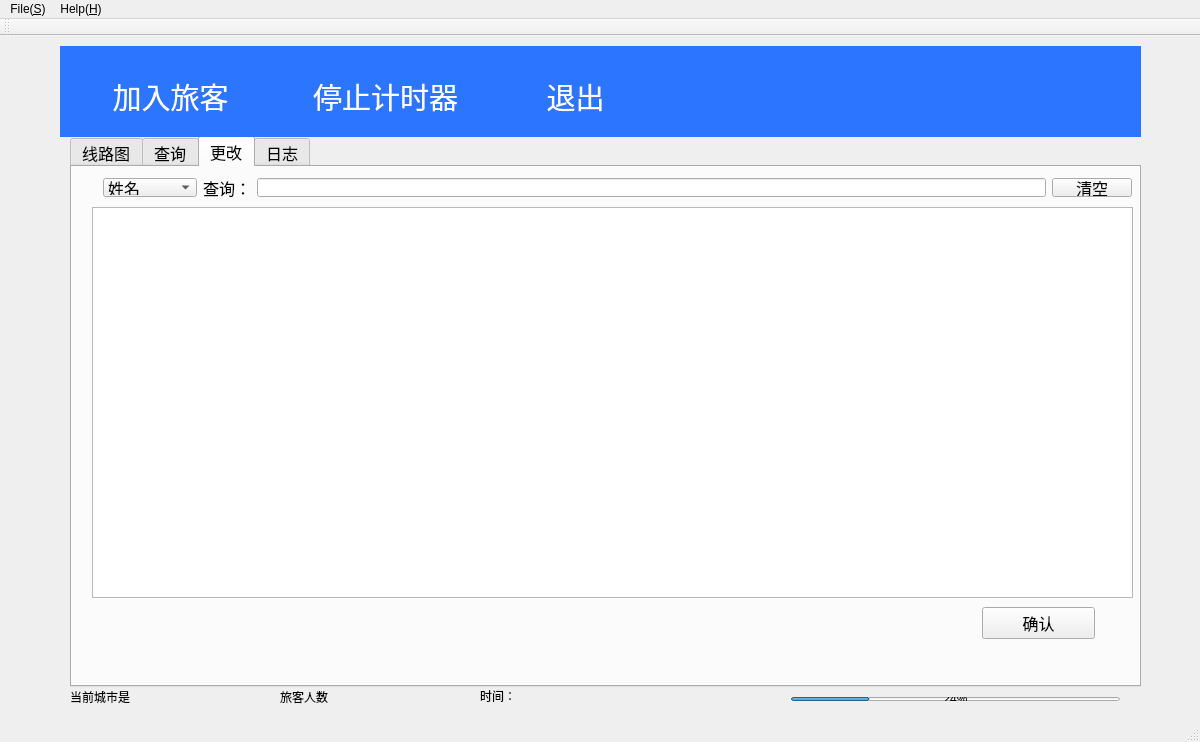
<?xml version="1.0" encoding="UTF-8"?>
<ui version="4.0">
 <class>MainWindow</class>
 <widget class="QMainWindow" name="MainWindow">
  <property name="geometry">
   <rect>
    <x>0</x>
    <y>0</y>
    <width>1200</width>
    <height>742</height>
   </rect>
  </property>
  <property name="windowTitle">
   <string>MainWindow</string>
  </property>
  <property name="styleSheet">
   <string notr="true"/>
  </property>
  <widget class="QWidget" name="centralWidget">
   <widget class="QPushButton" name="AddTraveler">
    <property name="geometry">
     <rect>
      <x>80</x>
      <y>30</y>
      <width>181</width>
      <height>61</height>
     </rect>
    </property>
    <property name="font">
     <font>
      <family>黑体</family>
      <pointsize>22</pointsize>
      <weight>9</weight>
      <italic>false</italic>
      <bold>false</bold>
     </font>
    </property>
    <property name="whatsThis">
     <string>&lt;html&gt;&lt;head/&gt;&lt;body&gt;&lt;p&gt;添加旅客模拟旅行&lt;/p&gt;&lt;/body&gt;&lt;/html&gt;</string>
    </property>
    <property name="styleSheet">
     <string notr="true">color: rgb(255, 255, 255);
font: 75 22pt &quot;黑体&quot;;</string>
    </property>
    <property name="text">
     <string>加入旅客</string>
    </property>
    <property name="icon">
     <iconset resource="image.qrc">
      <normaloff>:/icon/icon/add.png</normaloff>:/icon/icon/add.png</iconset>
    </property>
    <property name="iconSize">
     <size>
      <width>40</width>
      <height>40</height>
     </size>
    </property>
    <property name="flat">
     <bool>true</bool>
    </property>
   </widget>
   <widget class="QPushButton" name="Quit">
    <property name="geometry">
     <rect>
      <x>480</x>
      <y>30</y>
      <width>191</width>
      <height>61</height>
     </rect>
    </property>
    <property name="font">
     <font>
      <family>黑体</family>
      <pointsize>22</pointsize>
      <weight>9</weight>
      <italic>false</italic>
      <bold>false</bold>
     </font>
    </property>
    <property name="whatsThis">
     <string>&lt;html&gt;&lt;head/&gt;&lt;body&gt;&lt;p&gt;退出程序&lt;/p&gt;&lt;/body&gt;&lt;/html&gt;</string>
    </property>
    <property name="styleSheet">
     <string notr="true">color: rgb(255, 255, 255);
font: 75 22pt &quot;黑体&quot;;</string>
    </property>
    <property name="text">
     <string>退出</string>
    </property>
    <property name="icon">
     <iconset resource="image.qrc">
      <normaloff>:/icon/icon/exit.png</normaloff>:/icon/icon/exit.png</iconset>
    </property>
    <property name="iconSize">
     <size>
      <width>32</width>
      <height>32</height>
     </size>
    </property>
    <property name="flat">
     <bool>true</bool>
    </property>
   </widget>
   <widget class="QPushButton" name="TimerControl">
    <property name="geometry">
     <rect>
      <x>270</x>
      <y>30</y>
      <width>231</width>
      <height>61</height>
     </rect>
    </property>
    <property name="font">
     <font>
      <family>黑体</family>
      <pointsize>22</pointsize>
      <weight>9</weight>
      <italic>false</italic>
      <bold>false</bold>
     </font>
    </property>
    <property name="whatsThis">
     <string>&lt;html&gt;&lt;head/&gt;&lt;body&gt;&lt;p&gt;停止下方计时器&lt;/p&gt;&lt;/body&gt;&lt;/html&gt;</string>
    </property>
    <property name="styleSheet">
     <string notr="true">color: rgb(255, 255, 255);
font: 75 22pt &quot;黑体&quot;;</string>
    </property>
    <property name="text">
     <string>停止计时器</string>
    </property>
    <property name="icon">
     <iconset resource="image.qrc">
      <normaloff>:/icon/icon/stop.png</normaloff>:/icon/icon/stop.png</iconset>
    </property>
    <property name="iconSize">
     <size>
      <width>32</width>
      <height>32</height>
     </size>
    </property>
    <property name="flat">
     <bool>true</bool>
    </property>
   </widget>
   <widget class="QTabWidget" name="tabWidget">
    <property name="geometry">
     <rect>
      <x>70</x>
      <y>100</y>
      <width>1071</width>
      <height>551</height>
     </rect>
    </property>
    <property name="font">
     <font>
      <family>MS Shell Dlg 2</family>
      <pointsize>12</pointsize>
      <weight>50</weight>
      <italic>false</italic>
      <bold>false</bold>
     </font>
    </property>
    <property name="toolTip">
     <string>&lt;html&gt;&lt;head/&gt;&lt;body&gt;&lt;p&gt;查询&lt;/p&gt;&lt;/body&gt;&lt;/html&gt;</string>
    </property>
    <property name="whatsThis">
     <string>&lt;html&gt;&lt;head/&gt;&lt;body&gt;&lt;p&gt;&lt;br/&gt;&lt;/p&gt;&lt;/body&gt;&lt;/html&gt;</string>
    </property>
    <property name="styleSheet">
     <string notr="true">font: 11pt &quot;ADMUI3Lg&quot;;
font: 12pt &quot;MS Shell Dlg 2&quot;;</string>
    </property>
    <property name="tabShape">
     <enum>QTabWidget::Rounded</enum>
    </property>
    <property name="currentIndex">
     <number>2</number>
    </property>
    <property name="iconSize">
     <size>
      <width>40</width>
      <height>40</height>
     </size>
    </property>
    <widget class="QWidget" name="diagram">
     <property name="minimumSize">
      <size>
       <width>635</width>
       <height>392</height>
      </size>
     </property>
     <attribute name="icon">
      <iconset resource="image.qrc">
       <normaloff>:/icon/icon/map.png</normaloff>:/icon/icon/map.png</iconset>
     </attribute>
     <attribute name="title">
      <string>线路图</string>
     </attribute>
     <widget class="QFrame" name="frame">
      <property name="geometry">
       <rect>
        <x>10</x>
        <y>10</y>
        <width>1031</width>
        <height>471</height>
       </rect>
      </property>
      <property name="styleSheet">
       <string notr="true">background-image: url(:/image/image/route.png);</string>
      </property>
      <property name="frameShape">
       <enum>QFrame::StyledPanel</enum>
      </property>
      <property name="frameShadow">
       <enum>QFrame::Raised</enum>
      </property>
      <widget class="QPushButton" name="Xianggelila">
       <property name="geometry">
        <rect>
         <x>384</x>
         <y>352</y>
         <width>91</width>
         <height>41</height>
        </rect>
       </property>
       <property name="styleSheet">
        <string notr="true">background:transparent;
</string>
       </property>
       <property name="text">
        <string>香格里拉</string>
       </property>
       <property name="flat">
        <bool>true</bool>
       </property>
      </widget>
      <widget class="QPushButton" name="Lijiang">
       <property name="geometry">
        <rect>
         <x>360</x>
         <y>390</y>
         <width>75</width>
         <height>31</height>
        </rect>
       </property>
       <property name="styleSheet">
        <string notr="true">background:transparent;
</string>
       </property>
       <property name="text">
        <string>丽江</string>
       </property>
       <property name="flat">
        <bool>true</bool>
       </property>
      </widget>
      <widget class="QPushButton" name="Erhai">
       <property name="geometry">
        <rect>
         <x>390</x>
         <y>420</y>
         <width>61</width>
         <height>23</height>
        </rect>
       </property>
       <property name="styleSheet">
        <string notr="true">background:transparent;
</string>
       </property>
       <property name="text">
        <string>洱海</string>
       </property>
       <property name="flat">
        <bool>true</bool>
       </property>
      </widget>
      <widget class="QPushButton" name="Dali">
       <property name="geometry">
        <rect>
         <x>450</x>
         <y>440</y>
         <width>75</width>
         <height>31</height>
        </rect>
       </property>
       <property name="styleSheet">
        <string notr="true">background:transparent;
</string>
       </property>
       <property name="text">
        <string>大理</string>
       </property>
       <property name="flat">
        <bool>true</bool>
       </property>
      </widget>
      <widget class="QPushButton" name="Xishuangbanna">
       <property name="geometry">
        <rect>
         <x>520</x>
         <y>412</y>
         <width>101</width>
         <height>31</height>
        </rect>
       </property>
       <property name="styleSheet">
        <string notr="true">background:transparent;
</string>
       </property>
       <property name="text">
        <string>西双版纳</string>
       </property>
       <property name="flat">
        <bool>true</bool>
       </property>
      </widget>
      <widget class="QPushButton" name="Kunming">
       <property name="geometry">
        <rect>
         <x>500</x>
         <y>372</y>
         <width>101</width>
         <height>31</height>
        </rect>
       </property>
       <property name="styleSheet">
        <string notr="true">background:transparent;
</string>
       </property>
       <property name="text">
        <string>昆明</string>
       </property>
       <property name="flat">
        <bool>true</bool>
       </property>
      </widget>
      <widget class="QPushButton" name="Panzhihua">
       <property name="geometry">
        <rect>
         <x>460</x>
         <y>302</y>
         <width>75</width>
         <height>31</height>
        </rect>
       </property>
       <property name="styleSheet">
        <string notr="true">background:transparent;
</string>
       </property>
       <property name="text">
        <string>攀枝花</string>
       </property>
       <property name="flat">
        <bool>true</bool>
       </property>
      </widget>
      <widget class="QPushButton" name="Baotou">
       <property name="geometry">
        <rect>
         <x>530</x>
         <y>182</y>
         <width>75</width>
         <height>31</height>
        </rect>
       </property>
       <property name="styleSheet">
        <string notr="true">background:transparent;
</string>
       </property>
       <property name="text">
        <string>包头</string>
       </property>
       <property name="flat">
        <bool>true</bool>
       </property>
      </widget>
      <widget class="QPushButton" name="Huhehaote">
       <property name="geometry">
        <rect>
         <x>600</x>
         <y>170</y>
         <width>91</width>
         <height>31</height>
        </rect>
       </property>
       <property name="styleSheet">
        <string notr="true">background:transparent;
</string>
       </property>
       <property name="text">
        <string>呼和浩特</string>
       </property>
       <property name="flat">
        <bool>true</bool>
       </property>
      </widget>
      <widget class="QPushButton" name="Chongqing">
       <property name="geometry">
        <rect>
         <x>560</x>
         <y>300</y>
         <width>75</width>
         <height>31</height>
        </rect>
       </property>
       <property name="styleSheet">
        <string notr="true">background:transparent;
</string>
       </property>
       <property name="text">
        <string>重庆</string>
       </property>
       <property name="flat">
        <bool>true</bool>
       </property>
      </widget>
      <widget class="QPushButton" name="Taiyuan">
       <property name="geometry">
        <rect>
         <x>600</x>
         <y>240</y>
         <width>75</width>
         <height>31</height>
        </rect>
       </property>
       <property name="styleSheet">
        <string notr="true">background:transparent;
</string>
       </property>
       <property name="text">
        <string>太原</string>
       </property>
       <property name="flat">
        <bool>true</bool>
       </property>
      </widget>
      <widget class="QPushButton" name="Tongliao">
       <property name="geometry">
        <rect>
         <x>750</x>
         <y>122</y>
         <width>75</width>
         <height>31</height>
        </rect>
       </property>
       <property name="styleSheet">
        <string notr="true">background:transparent;
</string>
       </property>
       <property name="text">
        <string>通辽</string>
       </property>
       <property name="flat">
        <bool>true</bool>
       </property>
      </widget>
      <widget class="QPushButton" name="Beijing">
       <property name="geometry">
        <rect>
         <x>700</x>
         <y>190</y>
         <width>75</width>
         <height>23</height>
        </rect>
       </property>
       <property name="styleSheet">
        <string notr="true">background:transparent;
</string>
       </property>
       <property name="text">
        <string>北京</string>
       </property>
       <property name="flat">
        <bool>true</bool>
       </property>
      </widget>
      <widget class="QPushButton" name="Tianjin">
       <property name="geometry">
        <rect>
         <x>750</x>
         <y>210</y>
         <width>75</width>
         <height>23</height>
        </rect>
       </property>
       <property name="styleSheet">
        <string notr="true">background:transparent;
</string>
       </property>
       <property name="text">
        <string>天津</string>
       </property>
       <property name="flat">
        <bool>true</bool>
       </property>
      </widget>
      <widget class="QPushButton" name="Changzhou">
       <property name="geometry">
        <rect>
         <x>760</x>
         <y>272</y>
         <width>75</width>
         <height>31</height>
        </rect>
       </property>
       <property name="styleSheet">
        <string notr="true">background:transparent;
</string>
       </property>
       <property name="text">
        <string>常州</string>
       </property>
       <property name="flat">
        <bool>true</bool>
       </property>
      </widget>
      <widget class="QPushButton" name="Shanghai">
       <property name="geometry">
        <rect>
         <x>820</x>
         <y>292</y>
         <width>75</width>
         <height>31</height>
        </rect>
       </property>
       <property name="styleSheet">
        <string notr="true">background:transparent;
</string>
       </property>
       <property name="text">
        <string>上海</string>
       </property>
       <property name="flat">
        <bool>true</bool>
       </property>
      </widget>
      <widget class="QPushButton" name="Ningbo">
       <property name="geometry">
        <rect>
         <x>850</x>
         <y>330</y>
         <width>75</width>
         <height>31</height>
        </rect>
       </property>
       <property name="styleSheet">
        <string notr="true">background:transparent;
</string>
       </property>
       <property name="text">
        <string>宁波</string>
       </property>
       <property name="flat">
        <bool>true</bool>
       </property>
      </widget>
      <widget class="QPushButton" name="Hangzhou">
       <property name="geometry">
        <rect>
         <x>750</x>
         <y>310</y>
         <width>75</width>
         <height>31</height>
        </rect>
       </property>
       <property name="styleSheet">
        <string notr="true">background:transparent;
</string>
       </property>
       <property name="text">
        <string>杭州</string>
       </property>
       <property name="flat">
        <bool>true</bool>
       </property>
      </widget>
      <widget class="QPushButton" name="Lishui">
       <property name="geometry">
        <rect>
         <x>760</x>
         <y>360</y>
         <width>75</width>
         <height>31</height>
        </rect>
       </property>
       <property name="styleSheet">
        <string notr="true">background:transparent;
</string>
       </property>
       <property name="text">
        <string>丽水</string>
       </property>
       <property name="flat">
        <bool>true</bool>
       </property>
      </widget>
      <widget class="QPushButton" name="Wenzhou">
       <property name="geometry">
        <rect>
         <x>810</x>
         <y>360</y>
         <width>75</width>
         <height>31</height>
        </rect>
       </property>
       <property name="styleSheet">
        <string notr="true">background:transparent;
</string>
       </property>
       <property name="text">
        <string>温州</string>
       </property>
       <property name="flat">
        <bool>true</bool>
       </property>
      </widget>
      <widget class="QFrame" name="frame_2">
       <property name="geometry">
        <rect>
         <x>80</x>
         <y>340</y>
         <width>81</width>
         <height>31</height>
        </rect>
       </property>
       <property name="styleSheet">
        <string notr="true">font: 10pt &quot;MS Shell Dlg 2&quot;;</string>
       </property>
       <property name="frameShape">
        <enum>QFrame::StyledPanel</enum>
       </property>
       <property name="frameShadow">
        <enum>QFrame::Raised</enum>
       </property>
      </widget>
     </widget>
    </widget>
    <widget class="QWidget" name="query">
     <attribute name="icon">
      <iconset resource="image.qrc">
       <normaloff>:/icon/icon/consult.png</normaloff>:/icon/icon/consult.png</iconset>
     </attribute>
     <attribute name="title">
      <string>查询</string>
     </attribute>
     <widget class="QTableWidget" name="tableWidget_query">
      <property name="geometry">
       <rect>
        <x>10</x>
        <y>40</y>
        <width>1071</width>
        <height>451</height>
       </rect>
      </property>
      <attribute name="horizontalHeaderDefaultSectionSize">
       <number>170</number>
      </attribute>
      <attribute name="horizontalHeaderMinimumSectionSize">
       <number>100</number>
      </attribute>
      <attribute name="horizontalHeaderStretchLastSection">
       <bool>false</bool>
      </attribute>
     </widget>
     <widget class="QWidget" name="horizontalLayoutWidget">
      <property name="geometry">
       <rect>
        <x>20</x>
        <y>-10</y>
        <width>1041</width>
        <height>61</height>
       </rect>
      </property>
      <layout class="QHBoxLayout" name="horizontalLayout">
       <item>
        <widget class="QComboBox" name="comboBox">
         <property name="editable">
          <bool>false</bool>
         </property>
         <property name="currentIndex">
          <number>0</number>
         </property>
         <item>
          <property name="text">
           <string>姓名</string>
          </property>
         </item>
         <item>
          <property name="text">
           <string>旅客号</string>
          </property>
         </item>
         <item>
          <property name="text">
           <string>身份证号</string>
          </property>
         </item>
        </widget>
       </item>
       <item>
        <widget class="QLabel" name="label">
         <property name="text">
          <string>查询：</string>
         </property>
        </widget>
       </item>
       <item>
        <widget class="QLineEdit" name="lineEditInQ"/>
       </item>
       <item>
        <widget class="QPushButton" name="clearInQ">
         <property name="text">
          <string>清空</string>
         </property>
        </widget>
       </item>
      </layout>
     </widget>
    </widget>
    <widget class="QWidget" name="alter">
     <attribute name="icon">
      <iconset resource="image.qrc">
       <normaloff>:/icon/icon/rewrite.png</normaloff>:/icon/icon/rewrite.png</iconset>
     </attribute>
     <attribute name="title">
      <string>更改</string>
     </attribute>
     <widget class="QWidget" name="horizontalLayoutWidget_2">
      <property name="geometry">
       <rect>
        <x>20</x>
        <y>0</y>
        <width>1051</width>
        <height>41</height>
       </rect>
      </property>
      <layout class="QHBoxLayout" name="horizontalLayout_2">
       <item>
        <widget class="QComboBox" name="comboBox_2">
         <property name="editable">
          <bool>false</bool>
         </property>
         <property name="currentIndex">
          <number>0</number>
         </property>
         <item>
          <property name="text">
           <string>姓名</string>
          </property>
         </item>
         <item>
          <property name="text">
           <string>旅客号</string>
          </property>
         </item>
         <item>
          <property name="text">
           <string>身份证号</string>
          </property>
         </item>
        </widget>
       </item>
       <item>
        <widget class="QLabel" name="label_2">
         <property name="text">
          <string>查询：</string>
         </property>
        </widget>
       </item>
       <item>
        <widget class="QLineEdit" name="lineEditInRe"/>
       </item>
       <item>
        <widget class="QPushButton" name="clearInRe">
         <property name="text">
          <string>清空</string>
         </property>
        </widget>
       </item>
      </layout>
     </widget>
     <widget class="QPushButton" name="yepInRe">
      <property name="geometry">
       <rect>
        <x>910</x>
        <y>440</y>
        <width>113</width>
        <height>32</height>
       </rect>
      </property>
      <property name="text">
       <string>确认</string>
      </property>
     </widget>
     <widget class="QTableWidget" name="tableWidget_alter">
      <property name="geometry">
       <rect>
        <x>20</x>
        <y>40</y>
        <width>1041</width>
        <height>391</height>
       </rect>
      </property>
      <attribute name="horizontalHeaderDefaultSectionSize">
       <number>170</number>
      </attribute>
      <attribute name="horizontalHeaderMinimumSectionSize">
       <number>100</number>
      </attribute>
     </widget>
    </widget>
    <widget class="QWidget" name="log">
     <attribute name="icon">
      <iconset resource="image.qrc">
       <normaloff>:/icon/icon/log.png</normaloff>:/icon/icon/log.png</iconset>
     </attribute>
     <attribute name="title">
      <string>日志</string>
     </attribute>
     <widget class="QTableView" name="tableView_log">
      <property name="geometry">
       <rect>
        <x>30</x>
        <y>50</y>
        <width>1031</width>
        <height>421</height>
       </rect>
      </property>
     </widget>
     <widget class="QWidget" name="horizontalLayoutWidget_3">
      <property name="geometry">
       <rect>
        <x>20</x>
        <y>0</y>
        <width>1041</width>
        <height>41</height>
       </rect>
      </property>
      <layout class="QHBoxLayout" name="horizontalLayout_4">
       <item>
        <widget class="QComboBox" name="comboBox_3">
         <property name="editable">
          <bool>false</bool>
         </property>
         <property name="currentIndex">
          <number>0</number>
         </property>
         <item>
          <property name="text">
           <string>时间</string>
          </property>
         </item>
         <item>
          <property name="text">
           <string>内容</string>
          </property>
         </item>
        </widget>
       </item>
       <item>
        <widget class="QLabel" name="label_3">
         <property name="text">
          <string>查询：</string>
         </property>
        </widget>
       </item>
       <item>
        <widget class="QLineEdit" name="lineEditInQ_2"/>
       </item>
       <item>
        <widget class="QPushButton" name="clearInQ_2">
         <property name="text">
          <string>清空</string>
         </property>
        </widget>
       </item>
      </layout>
     </widget>
    </widget>
   </widget>
   <widget class="QWidget" name="formLayoutWidget">
    <property name="geometry">
     <rect>
      <x>780</x>
      <y>650</y>
      <width>351</width>
      <height>26</height>
     </rect>
    </property>
    <layout class="QHBoxLayout" name="horizontalLayout_3">
     <item>
      <widget class="QProgressBar" name="progressBar">
       <property name="value">
        <number>24</number>
       </property>
      </widget>
     </item>
    </layout>
   </widget>
   <widget class="QLabel" name="label_6">
    <property name="geometry">
     <rect>
      <x>280</x>
      <y>650</y>
      <width>71</width>
      <height>21</height>
     </rect>
    </property>
    <property name="styleSheet">
     <string notr="true">font: 10pt &quot;MS Shell Dlg 2&quot;;
font: 75 12pt &quot;黑体&quot;;</string>
    </property>
    <property name="text">
     <string>旅客人数</string>
    </property>
   </widget>
   <widget class="QLabel" name="city">
    <property name="geometry">
     <rect>
      <x>165</x>
      <y>644</y>
      <width>101</width>
      <height>31</height>
     </rect>
    </property>
    <property name="styleSheet">
     <string notr="true">font: 10pt &quot;MS Shell Dlg 2&quot;;
font: 75 12pt &quot;黑体&quot;;</string>
    </property>
    <property name="text">
     <string/>
    </property>
   </widget>
   <widget class="QLabel" name="label_5">
    <property name="geometry">
     <rect>
      <x>70</x>
      <y>650</y>
      <width>91</width>
      <height>21</height>
     </rect>
    </property>
    <property name="styleSheet">
     <string notr="true">font: 10pt &quot;MS Shell Dlg 2&quot;;
font: 75 11pt &quot;黑体&quot;;</string>
    </property>
    <property name="text">
     <string>当前城市是</string>
    </property>
   </widget>
   <widget class="QLabel" name="labelDate">
    <property name="geometry">
     <rect>
      <x>480</x>
      <y>644</y>
      <width>111</width>
      <height>31</height>
     </rect>
    </property>
    <property name="styleSheet">
     <string notr="true">font: 10pt &quot;MS Shell Dlg 2&quot;;
font: 75 12pt &quot;黑体&quot;;</string>
    </property>
    <property name="text">
     <string>时间：</string>
    </property>
   </widget>
   <widget class="QLabel" name="labelTime">
    <property name="geometry">
     <rect>
      <x>594</x>
      <y>644</y>
      <width>131</width>
      <height>31</height>
     </rect>
    </property>
    <property name="styleSheet">
     <string notr="true">font: 75 12pt &quot;黑体&quot;;</string>
    </property>
    <property name="text">
     <string/>
    </property>
   </widget>
   <widget class="QLabel" name="label_4">
    <property name="geometry">
     <rect>
      <x>60</x>
      <y>10</y>
      <width>1081</width>
      <height>91</height>
     </rect>
    </property>
    <property name="styleSheet">
     <string notr="true">background-color: rgb(43, 117, 255);</string>
    </property>
    <property name="text">
     <string/>
    </property>
   </widget>
   <widget class="QLabel" name="people">
    <property name="geometry">
     <rect>
      <x>360</x>
      <y>650</y>
      <width>61</width>
      <height>21</height>
     </rect>
    </property>
    <property name="styleSheet">
     <string notr="true">font: 75 12pt &quot;黑体&quot;;</string>
    </property>
    <property name="text">
     <string/>
    </property>
   </widget>
   <zorder>tabWidget</zorder>
   <zorder>formLayoutWidget</zorder>
   <zorder>label_6</zorder>
   <zorder>city</zorder>
   <zorder>label_5</zorder>
   <zorder>labelDate</zorder>
   <zorder>labelTime</zorder>
   <zorder>label_4</zorder>
   <zorder>AddTraveler</zorder>
   <zorder>TimerControl</zorder>
   <zorder>Quit</zorder>
   <zorder>people</zorder>
  </widget>
  <widget class="QMenuBar" name="menuBar">
   <property name="geometry">
    <rect>
     <x>0</x>
     <y>0</y>
     <width>1200</width>
     <height>23</height>
    </rect>
   </property>
   <widget class="QMenu" name="menuAbout">
    <property name="title">
     <string>Help(&amp;H)</string>
    </property>
    <addaction name="separator"/>
    <addaction name="actionAboutUs"/>
   </widget>
   <widget class="QMenu" name="menuFile">
    <property name="title">
     <string>File(&amp;S)</string>
    </property>
    <addaction name="actionBackup"/>
    <addaction name="actionRestore"/>
    <addaction name="separator"/>
    <addaction name="actionExit"/>
   </widget>
   <addaction name="menuFile"/>
   <addaction name="menuAbout"/>
  </widget>
  <widget class="QToolBar" name="mainToolBar">
   <attribute name="toolBarArea">
    <enum>TopToolBarArea</enum>
   </attribute>
   <attribute name="toolBarBreak">
    <bool>false</bool>
   </attribute>
  </widget>
  <widget class="QStatusBar" name="statusBar"/>
  <action name="actionBackup">
   <property name="icon">
    <iconset resource="image.qrc">
     <normaloff>:/icon/icon/backup.png</normaloff>:/icon/icon/backup.png</iconset>
   </property>
   <property name="text">
    <string>Backup(&amp;B)</string>
   </property>
  </action>
  <action name="actionRestore">
   <property name="icon">
    <iconset resource="image.qrc">
     <normaloff>:/icon/icon/restore.png</normaloff>:/icon/icon/restore.png</iconset>
   </property>
   <property name="text">
    <string>Restore(&amp;R)</string>
   </property>
  </action>
  <action name="actionExit">
   <property name="icon">
    <iconset resource="image.qrc">
     <normaloff>:/icon/icon/exitblue.png</normaloff>:/icon/icon/exitblue.png</iconset>
   </property>
   <property name="text">
    <string>Exit(&amp;E)</string>
   </property>
  </action>
  <action name="actionConfig">
   <property name="icon">
    <iconset resource="image.qrc">
     <normaloff>:/icon/icon/config.png</normaloff>:/icon/icon/config.png</iconset>
   </property>
   <property name="text">
    <string>Config(&amp;R)</string>
   </property>
  </action>
  <action name="actionHelp">
   <property name="text">
    <string>Help(&amp;H)</string>
   </property>
  </action>
  <action name="actionAboutUs">
   <property name="icon">
    <iconset resource="image.qrc">
     <normaloff>:/icon/icon/aboutus.png</normaloff>:/icon/icon/aboutus.png</iconset>
   </property>
   <property name="text">
    <string>AboutUs(&amp;A)</string>
   </property>
  </action>
 </widget>
 <layoutdefault spacing="6" margin="11"/>
 <resources>
  <include location="image.qrc"/>
 </resources>
 <connections/>
</ui>
